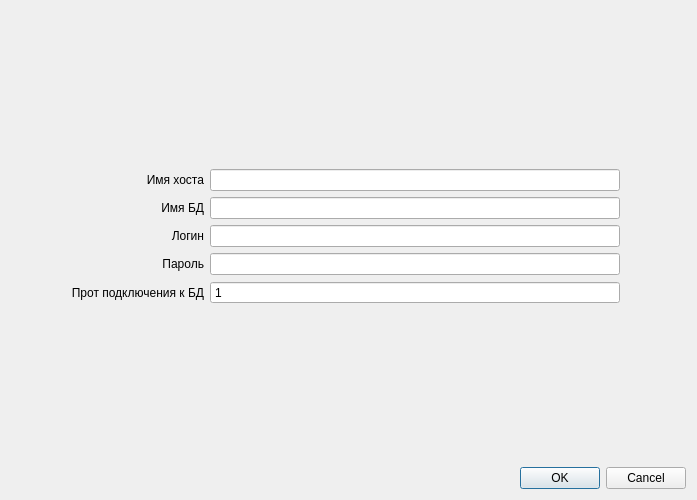
<?xml version="1.0" encoding="UTF-8"?>
<ui version="4.0">
 <class>DialogDb</class>
 <widget class="QDialog" name="DialogDb">
  <property name="geometry">
   <rect>
    <x>0</x>
    <y>0</y>
    <width>697</width>
    <height>500</height>
   </rect>
  </property>
  <property name="windowTitle">
   <string>Подключение к базе</string>
  </property>
  <layout class="QGridLayout" name="gridLayout">
   <item row="4" column="1">
    <widget class="QLabel" name="ql_password">
     <property name="text">
      <string>Пароль</string>
     </property>
     <property name="alignment">
      <set>Qt::AlignRight|Qt::AlignTrailing|Qt::AlignVCenter</set>
     </property>
    </widget>
   </item>
   <item row="2" column="1">
    <widget class="QLabel" name="ql_bdname">
     <property name="text">
      <string>Имя БД</string>
     </property>
     <property name="alignment">
      <set>Qt::AlignRight|Qt::AlignTrailing|Qt::AlignVCenter</set>
     </property>
    </widget>
   </item>
   <item row="2" column="2">
    <widget class="QLineEdit" name="qled_bdname"/>
   </item>
   <item row="3" column="1">
    <widget class="QLabel" name="ql_login">
     <property name="text">
      <string>Логин</string>
     </property>
     <property name="alignment">
      <set>Qt::AlignRight|Qt::AlignTrailing|Qt::AlignVCenter</set>
     </property>
    </widget>
   </item>
   <item row="3" column="2">
    <widget class="QLineEdit" name="qled_login"/>
   </item>
   <item row="4" column="2">
    <widget class="QLineEdit" name="qled_password">
     <property name="echoMode">
      <enum>QLineEdit::Password</enum>
     </property>
    </widget>
   </item>
   <item row="6" column="1" colspan="2">
    <spacer name="verticalSpacer">
     <property name="orientation">
      <enum>Qt::Vertical</enum>
     </property>
     <property name="sizeHint" stdset="0">
      <size>
       <width>20</width>
       <height>40</height>
      </size>
     </property>
    </spacer>
   </item>
   <item row="1" column="1">
    <widget class="QLabel" name="ql_host">
     <property name="text">
      <string>Имя хоста</string>
     </property>
     <property name="alignment">
      <set>Qt::AlignRight|Qt::AlignTrailing|Qt::AlignVCenter</set>
     </property>
    </widget>
   </item>
   <item row="5" column="0">
    <spacer name="horizontalSpacer">
     <property name="orientation">
      <enum>Qt::Horizontal</enum>
     </property>
     <property name="sizeType">
      <enum>QSizePolicy::Fixed</enum>
     </property>
     <property name="sizeHint" stdset="0">
      <size>
       <width>60</width>
       <height>20</height>
      </size>
     </property>
    </spacer>
   </item>
   <item row="0" column="1" colspan="2">
    <spacer name="verticalSpacer_2">
     <property name="orientation">
      <enum>Qt::Vertical</enum>
     </property>
     <property name="sizeHint" stdset="0">
      <size>
       <width>20</width>
       <height>40</height>
      </size>
     </property>
    </spacer>
   </item>
   <item row="1" column="2">
    <widget class="QLineEdit" name="qled_host"/>
   </item>
   <item row="5" column="2">
    <widget class="QSpinBox" name="qled_port">
     <property name="buttonSymbols">
      <enum>QAbstractSpinBox::NoButtons</enum>
     </property>
     <property name="minimum">
      <number>1</number>
     </property>
     <property name="maximum">
      <number>99999</number>
     </property>
    </widget>
   </item>
   <item row="5" column="1">
    <widget class="QLabel" name="ql_port">
     <property name="text">
      <string>Прот подключения к БД</string>
     </property>
     <property name="alignment">
      <set>Qt::AlignRight|Qt::AlignTrailing|Qt::AlignVCenter</set>
     </property>
    </widget>
   </item>
   <item row="3" column="3" rowspan="3">
    <spacer name="horizontalSpacer_2">
     <property name="orientation">
      <enum>Qt::Horizontal</enum>
     </property>
     <property name="sizeType">
      <enum>QSizePolicy::Fixed</enum>
     </property>
     <property name="sizeHint" stdset="0">
      <size>
       <width>60</width>
       <height>20</height>
      </size>
     </property>
    </spacer>
   </item>
   <item row="7" column="1" colspan="3">
    <widget class="QDialogButtonBox" name="buttonBox">
     <property name="orientation">
      <enum>Qt::Horizontal</enum>
     </property>
     <property name="standardButtons">
      <set>QDialogButtonBox::Cancel|QDialogButtonBox::Ok</set>
     </property>
    </widget>
   </item>
  </layout>
 </widget>
 <resources/>
 <connections>
  <connection>
   <sender>buttonBox</sender>
   <signal>accepted()</signal>
   <receiver>DialogDb</receiver>
   <slot>accept()</slot>
   <hints>
    <hint type="sourcelabel">
     <x>248</x>
     <y>254</y>
    </hint>
    <hint type="destinationlabel">
     <x>157</x>
     <y>274</y>
    </hint>
   </hints>
  </connection>
  <connection>
   <sender>buttonBox</sender>
   <signal>rejected()</signal>
   <receiver>DialogDb</receiver>
   <slot>reject()</slot>
   <hints>
    <hint type="sourcelabel">
     <x>316</x>
     <y>260</y>
    </hint>
    <hint type="destinationlabel">
     <x>286</x>
     <y>274</y>
    </hint>
   </hints>
  </connection>
 </connections>
</ui>
